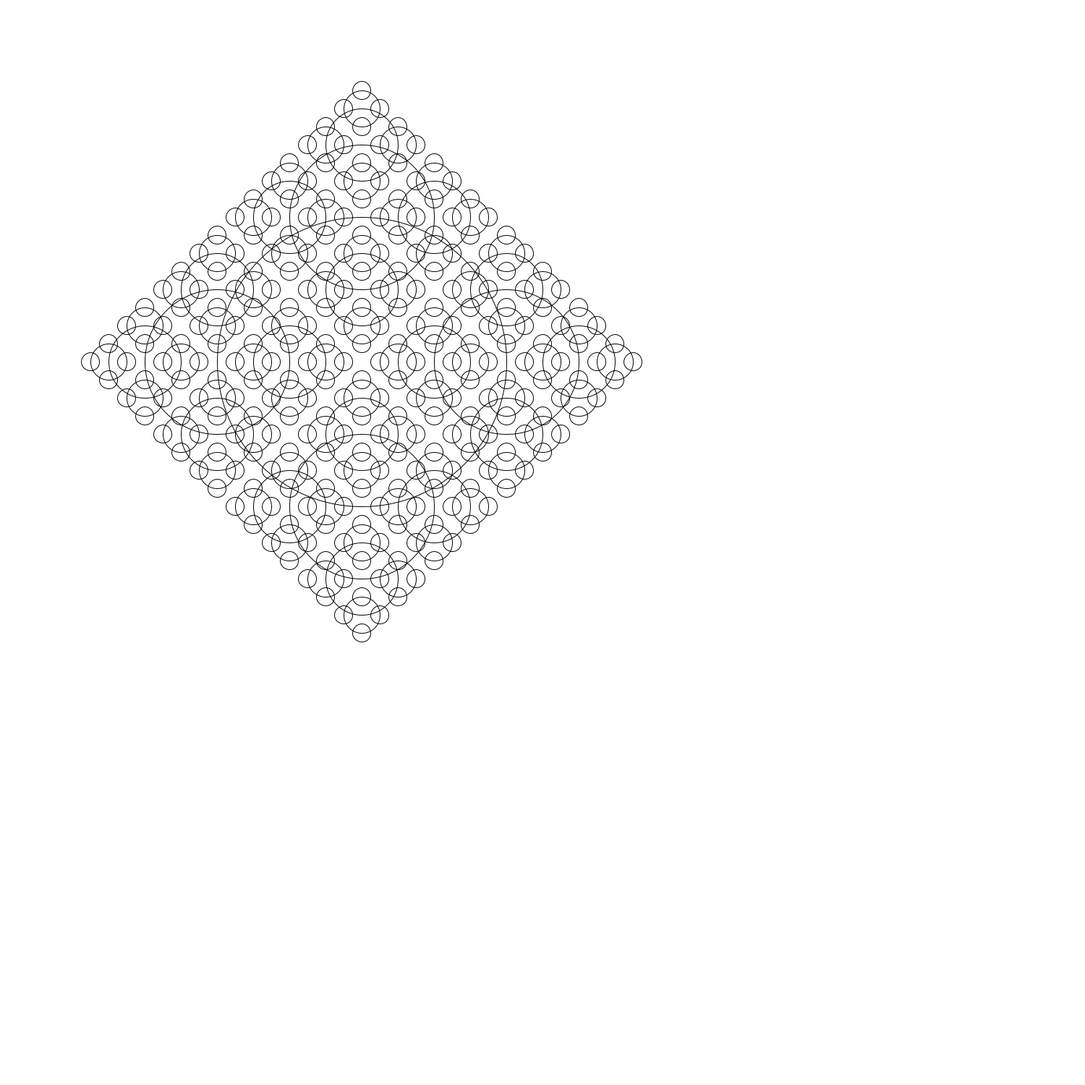
Frame 1 (no input)
Frame 60 (the mouse pressed at the canvas centre just before this capture): identical to frame 1, image omitted
Frame 120 (the mouse held since frame 60 and released just before this capture): identical to frame 1, image omitted

The Processing sketch that drew this single still picture (run headless with seeded random() and noise(); from frame 60 on, the mouse is pressed at the canvas centre):

// Processing sketch: Circulos_Fractal
// ── Circulos_Fractal.pde

void setup() {
  size(1500, 1500);
  background(255);
  noFill();
  
  pintaCirculo(500, 500, 200);
}

void draw() {
}

void pintaCirculo(float x, float y, float radius) {
  ellipse(x, y, radius * 2.0, radius * 2.0);
  
  if(radius < 20) {
    return;
  } else {
    pintaCirculo(x + radius, y, radius * 0.5);
    pintaCirculo(x - radius, y, radius * 0.5);
    
    pintaCirculo(x, y + radius, radius * 0.5);
    pintaCirculo(x, y - radius, radius * 0.5);
  }
}
